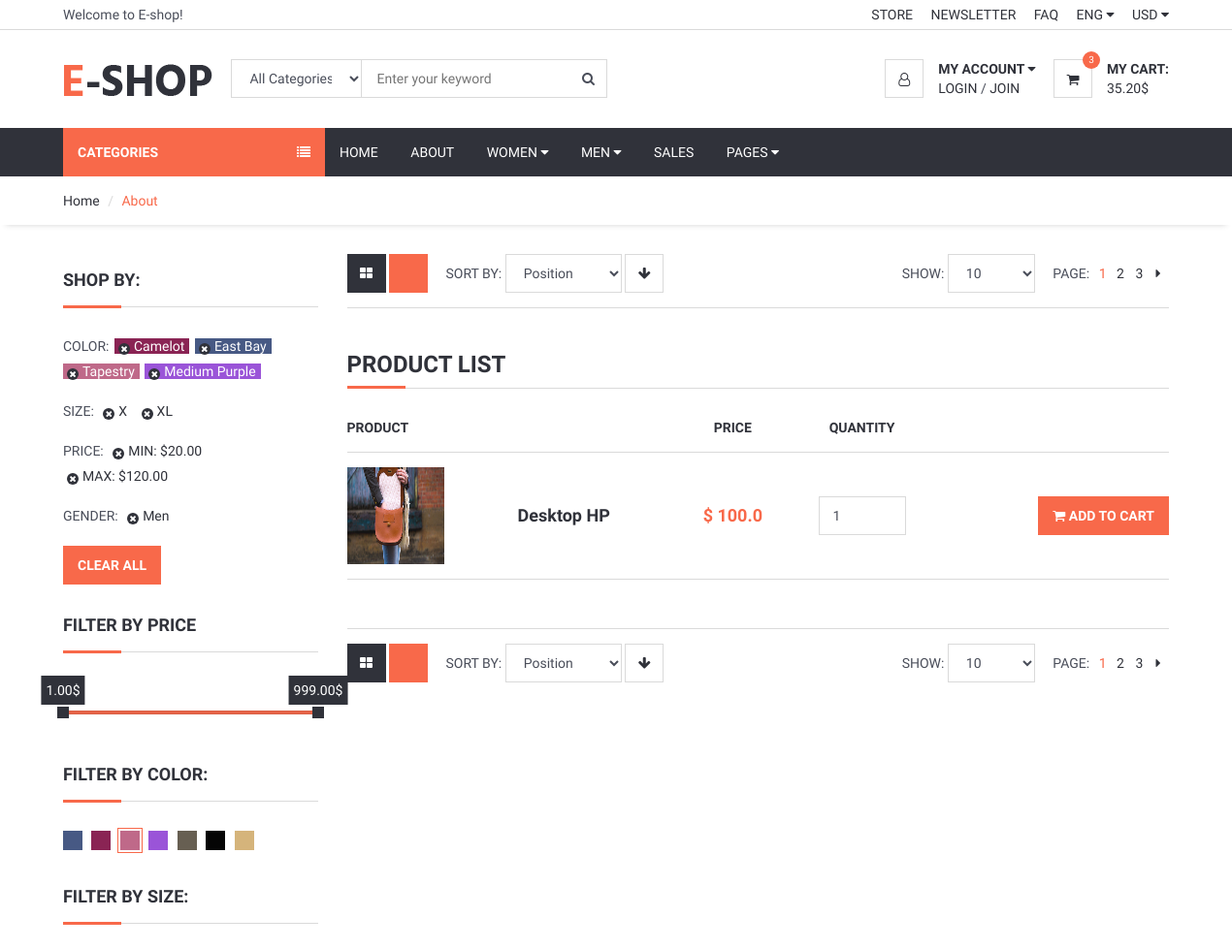
Before: /category/16/Desktop (upper part) with the older database file.
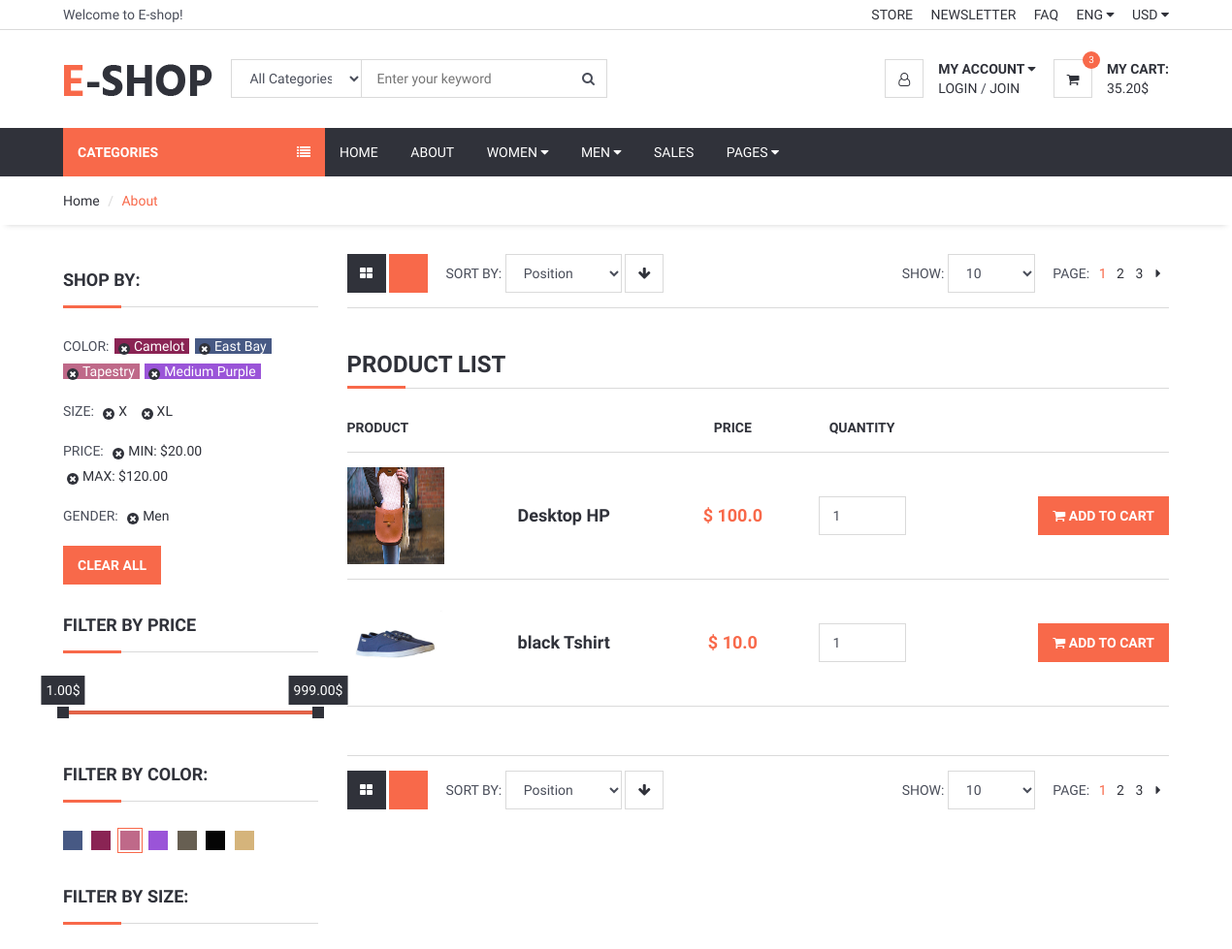
After: the same page with the newer database file.
### product/models.py (models this page shows, shortened)
class Product(models.Model):
    STATUS = (
        ('True', 'True'),
        ('False', 'False'),
    )
    category = models.ForeignKey(Category, on_delete=models.CASCADE)# one product have one category -> one category have many product
    title = models.CharField(max_length=30)
    keyword = models.CharField(max_length=255)
    description = models.CharField(max_length=255)
    image = models.ImageField(upload_to='images/', null=True)
    price = models.FloatField()
    amount = models.IntegerField()
    minamount = models.IntegerField()
    detail = RichTextUploadingField()
    slug = models.SlugField(null=False, unique=True)
    status = models.CharField(max_length=10, choices=STATUS)
    create_at = models.DateTimeField(auto_now_add=True)
    update_at = models.DateTimeField(auto_now=True)

### home/views.py (the view)
def category_product(request, id, slug):
    setting = Setting.objects.get(pk=1)
    category = Category.objects.all()
    product = Product.objects.filter(category_id=id)
    context = {
        'setting' : setting,
        'category' : category,
        'product' : product,
    }
    return render(request, 'categoryProduct.html', context)

### home/templates/categoryProduct.html (shortened to what the changed rows need)
{% extends 'homebase.html' %}
{% block body %}
{% load static %}
<div class="section">
    <div class="container">
        <div class="row">
            <div id="main" class="col-md-9">
                <div id="store">
                    <div class="row">
                        <div class="col-md-12">
                            <div class="order-summary clearfix">
                                <table class="shopping-cart-table table">
                                    <thead>
                                        <tr>
                                            <th>Product</th>
                                            <th></th>
                                            <th class="text-center">Price</th>
                                            <th class="text-center">Quantity</th>
                                            <th class="text-right"></th>
                                        </tr>
                                    </thead>
                                    <tbody>
                                        {% for pro in product %}
                                            <tr>
                                                <td class="thumb"><img src="{{ pro.image.url }}" style="height: 100px; width: 100px;"></td>
                                                <td class="details">
                                                    <a href="/product/{{ pro.id }}/{{ pro.slug }}">{{ pro.title }}</a>
                                                </td>
                                                <td class="total text-center"><strong class="primary-color">$ {{ pro.price }}</strong></td>
                                                <td class="qty text-center"><input class="input" type="number" value="1"></td>
                                                <td class="text-right"><button class="primary-btn add-to-cart"><i class="fa fa-shopping-cart"></i> Add to Cart</button></td>
                                            </tr>
                                    {% endfor %}
                                    </tbody>
                                </table>
                            </div>
                        </div>
                    </div>
                </div>
            </div>
        </div>
    </div>
</div>
{% endblock %}

Changed rows visible on the page:
added Product: image (picture), title "black Tshirt", price "10.0"
